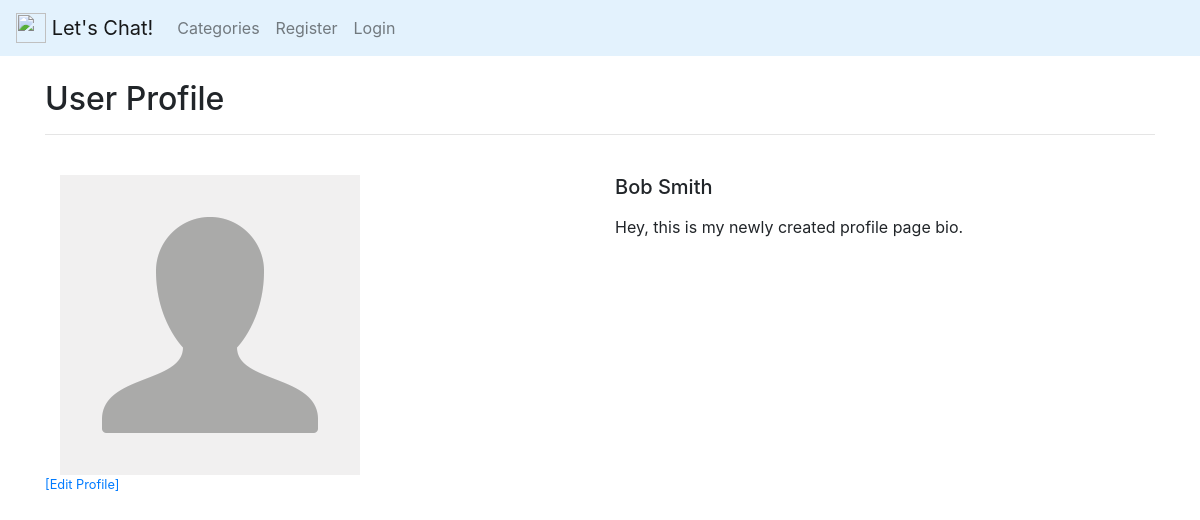
/accounts/4/profile/, run on the app's committed database.
### forum/models.py (models this page shows, shortened)
class Profile(models.Model):
    user = models.OneToOneField(User, null=True, on_delete=models.CASCADE)
    bio = models.TextField()
    profile_pic = models.ImageField(
        null=True, blank=True, upload_to="images/profile/")
    website_url = models.CharField(max_length=250, blank=True, null=True)
    facebook_url = models.CharField(max_length=250, blank=True, null=True)
    insta_url = models.CharField(max_length=250, blank=True, null=True)
    twitter_url = models.CharField(max_length=250, blank=True, null=True)
    linkedin_url = models.CharField(max_length=250, blank=True, null=True)

### accounts/views.py (the view)
# urls.py: path('<int:pk>/profile/', ProfilePageView.as_view(), name='profile-page'),
class ProfilePageView(DetailView):
    model = Profile
    template_name = 'registration/user-profile.html'
    def get_context_data(self, *args, **kwargs):
        context = super(ProfilePageView, self).get_context_data(
            *args, **kwargs)
        page_user = get_object_or_404(Profile, id=self.kwargs['pk'])
        context["page_user"] = page_user
        return context

### accounts/templates/registration/user-profile.html (shortened to what this page needs)
{% extends "base.html" %}
{% load static %}
{% load crispy_forms_tags %}
{% block content %}
    <div class="content-section">
        <h2>User Profile</h2>
        <hr>
        <br>
        <div class="container">
            <div class="row">
              <div class="col-md-6 img">
                {% if page_user.profile_pic %}
                        <img src="{{page_user.profile_pic.url}}" class="img-rounded">
                    {% else %}
                        <img src="{% static 'blog/images/default-picture.png' %}" class="img-rounded">
                    {% endif %}
              </div>
              <div class="col-md-6 details">
                <blockquote>
                  <h5>{{page_user.user.first_name}} {{page_user.user.last_name}}</h5>
                </blockquote>
                <p>
                    {{page_user.bio}}
                </p>
              </div>
              <br><br><br>
              <small><a href="{% url 'edit-profile-page' user.profile.id %}">[Edit Profile]</a></small>
            </div>
        </div>
    </div>
{% endblock content %}

### data on the page
Profile: user.first_name "Bob", user.last_name "Smith", bio "Hey, this is my newly created profile page bio."
